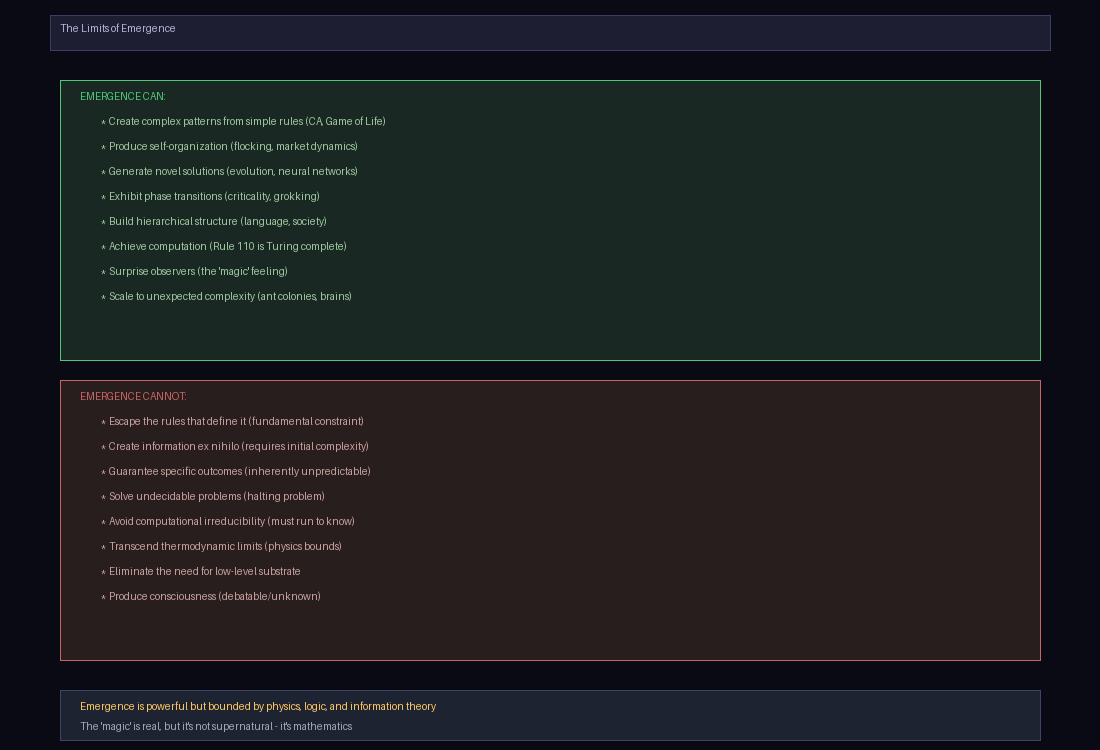

This chart was generated by the following Python code:
#!/usr/bin/env python3
"""
Limits of Emergence: Where Does It Stop?

Emergence can produce complex behavior, but it has limits.
Not everything can emerge from simple rules.
What are the boundaries?
"""

import numpy as np
from PIL import Image, ImageDraw
import os

OUT_DIR = os.path.dirname(os.path.abspath(__file__))


def render_emergence_limits():
    """What emergence CAN and CANNOT do"""
    W, H = 1100, 750
    img = Image.new("RGB", (W, H), (10, 10, 20))
    draw = ImageDraw.Draw(img)
    
    draw.rectangle([(50, 15), (W-50, 50)], fill=(30, 30, 50), outline=(60, 60, 100))
    draw.text((60, 22), "The Limits of Emergence", fill=(180, 180, 220))
    
    # CAN section
    y = 80
    draw.rectangle([(60, y), (W-60, y+280)], fill=(25, 40, 35), outline=(80, 200, 120), width=1)
    draw.text((80, y+10), "EMERGENCE CAN:", fill=(80, 200, 120))
    
    can_items = [
        "Create complex patterns from simple rules (CA, Game of Life)",
        "Produce self-organization (flocking, market dynamics)",
        "Generate novel solutions (evolution, neural networks)",
        "Exhibit phase transitions (criticality, grokking)",
        "Build hierarchical structure (language, society)",
        "Achieve computation (Rule 110 is Turing complete)",
        "Surprise observers (the 'magic' feeling)",
        "Scale to unexpected complexity (ant colonies, brains)",
    ]
    
    y += 35
    for item in can_items:
        draw.text((100, y), f"* {item}", fill=(160, 200, 160))
        y += 25
    
    # CANNOT section
    y = 380
    draw.rectangle([(60, y), (W-60, y+280)], fill=(40, 30, 30), outline=(200, 100, 100), width=1)
    draw.text((80, y+10), "EMERGENCE CANNOT:", fill=(200, 100, 100))
    
    cannot_items = [
        "Escape the rules that define it (fundamental constraint)",
        "Create information ex nihilo (requires initial complexity)",
        "Guarantee specific outcomes (inherently unpredictable)",
        "Solve undecidable problems (halting problem)",
        "Avoid computational irreducibility (must run to know)",
        "Transcend thermodynamic limits (physics bounds)",
        "Eliminate the need for low-level substrate",
        "Produce consciousness (debatable/unknown)",
    ]
    
    y += 35
    for item in cannot_items:
        draw.text((100, y), f"* {item}", fill=(200, 160, 160))
        y += 25
    
    # Bottom insight
    y = 690
    draw.rectangle([(60, y), (W-60, y+50)], fill=(30, 35, 50), outline=(60, 70, 100))
    draw.text((80, y+10), "Emergence is powerful but bounded by physics, logic, and information theory", fill=(255, 200, 100))
    draw.text((80, y+30), "The 'magic' is real, but it's not supernatural - it's mathematics", fill=(160, 170, 180))
    
    img.save(os.path.join(OUT_DIR, "emergence_limits.png"))
    print("OK")


def render_phase_diagram():
    """Phase diagram showing emergence zones"""
    W, H = 900, 700
    img = Image.new("RGB", (W, H), (10, 10, 20))
    draw = ImageDraw.Draw(img)
    
    draw.rectangle([(50, 15), (W-50, 50)], fill=(30, 30, 50), outline=(60, 60, 100))
    draw.text((60, 22), "Emergence Phase Space: When Does It Happen?", fill=(180, 180, 220))
    
    # Axes
    origin_x, origin_y = 100, 550
    axis_len = 700
    
    # X axis: Complexity of rules
    draw.line([(origin_x, origin_y), (origin_x + axis_len, origin_y)], fill=(80, 80, 120), width=2)
    draw.text((origin_x + axis_len - 50, origin_y + 15), "Rule Complexity", fill=(140, 140, 180))
    
    # Y axis: Scale of interaction
    draw.line([(origin_x, origin_y), (origin_x, origin_y - 400)], fill=(80, 80, 120), width=2)
    draw.text((origin_x - 10, origin_y - 420), "Scale", fill=(140, 140, 180))
    
    # Zones
    # Low scale, low complexity: no emergence (static)
    draw.rectangle([(origin_x, origin_y - 100), (origin_x + 150, origin_y)], fill=(40, 40, 50))
    draw.text((origin_x + 30, origin_y - 60), "Static", fill=(100, 100, 120))
    
    # High complexity, low scale: explicit design
    draw.rectangle([(origin_x + 550, origin_y - 100), (origin_x + 700, origin_y)], fill=(50, 40, 40))
    draw.text((origin_x + 570, origin_y - 60), "Designed", fill=(150, 120, 120))
    
    # Low complexity, high scale: pure emergence
    draw.rectangle([(origin_x, origin_y - 400), (origin_x + 200, origin_y - 150)], fill=(30, 60, 50))
    draw.text((origin_x + 50, origin_y - 300), "Pure", fill=(80, 200, 150))
    draw.text((origin_x + 50, origin_y - 280), "Emergence", fill=(80, 200, 150))
    
    # High complexity, high scale: complex systems
    draw.rectangle([(origin_x + 450, origin_y - 400), (origin_x + 700, origin_y - 150)], fill=(50, 40, 50))
    draw.text((origin_x + 500, origin_y - 300), "Complex", fill=(180, 150, 180))
    draw.text((origin_x + 500, origin_y - 280), "Systems", fill=(180, 150, 180))
    
    # Sweet spot: edge of chaos
    draw.ellipse([(origin_x + 250, origin_y - 350), (origin_x + 450, origin_y - 150)], 
                 fill=None, outline=(255, 200, 100), width=3)
    draw.text((origin_x + 300, origin_y - 280), "Sweet Spot", fill=(255, 200, 100))
    draw.text((origin_x + 280, origin_y - 260), "Edge of Chaos", fill=(255, 200, 100))
    
    # Examples
    examples = [
        ("Game of Life", 180, origin_y - 200, (100, 200, 255)),
        ("Ant Colony", 150, origin_y - 300, (100, 200, 255)),
        ("Neural Net", 350, origin_y - 250, (200, 150, 255)),
        ("Economy", 500, origin_y - 300, (255, 150, 150)),
        ("Software", 600, origin_y - 80, (150, 150, 150)),
    ]
    
    for name, ex, ey, color in examples:
        draw.ellipse([(ex-5, ey-5), (ex+5, ey+5)], fill=color)
        draw.text((ex+10, ey-6), name, fill=color)
    
    img.save(os.path.join(OUT_DIR, "emergence_phase_space.png"))
    print("OK")


def render_computational_irreducibility():
    """Computational irreducibility visualization"""
    W, H = 1000, 600
    img = Image.new("RGB", (W, H), (10, 10, 20))
    draw = ImageDraw.Draw(img)
    
    draw.rectangle([(50, 15), (W-50, 50)], fill=(30, 30, 50), outline=(60, 60, 100))
    draw.text((60, 22), "Computational Irreducibility: The Speed Limit of Prediction", fill=(180, 180, 220))
    
    # Left side: Reducible system (can predict without running)
    y = 80
    draw.rectangle([(60, y), (W-60, y+200)], fill=(25, 35, 45), outline=(60, 80, 100))
    draw.text((80, y+10), "REDUCIBLE: Can predict directly", fill=(100, 200, 255))
    
    reducible_items = [
        "Newtonian orbits - solve equations, know position at any time",
        "Simple harmonic motion - closed-form solution exists",
        "Linear systems - superposition principle applies",
        "You CAN skip ahead - prediction is O(1) or O(log n)",
    ]
    y += 40
    for item in reducible_items:
        draw.text((100, y), f"* {item}", fill=(160, 180, 200))
        y += 30
    
    # Right side: Irreducible system (must run to know)
    y = 310
    draw.rectangle([(60, y), (W-60, y+200)], fill=(35, 30, 35), outline=(100, 80, 100))
    draw.text((80, y+10), "IRREDUCIBLE: Must simulate to know", fill=(255, 150, 200))
    
    irreducible_items = [
        "Rule 30 - no shortcut to know state at step N",
        "Game of Life - must run to see what happens",
        "Neural network training - emergent behavior not predictable",
        "You CANNOT skip ahead - prediction requires O(n) simulation",
    ]
    y += 40
    for item in irreducible_items:
        draw.text((100, y), f"* {item}", fill=(200, 160, 180))
        y += 30
    
    # Bottom insight
    draw.rectangle([(60, 540), (W-60, 590)], fill=(30, 35, 50), outline=(60, 70, 100))
    draw.text((80, 550), "This is why emergence 'surprises' us - there is no shortcut to the answer", fill=(255, 200, 100))
    draw.text((80, 570), "The universe computes itself. We can only watch or simulate.", fill=(160, 170, 180))
    
    img.save(os.path.join(OUT_DIR, "computational_irreducibility.png"))
    print("OK")


if __name__ == "__main__":
    render_emergence_limits()
    render_phase_diagram()
    render_computational_irreducibility()
